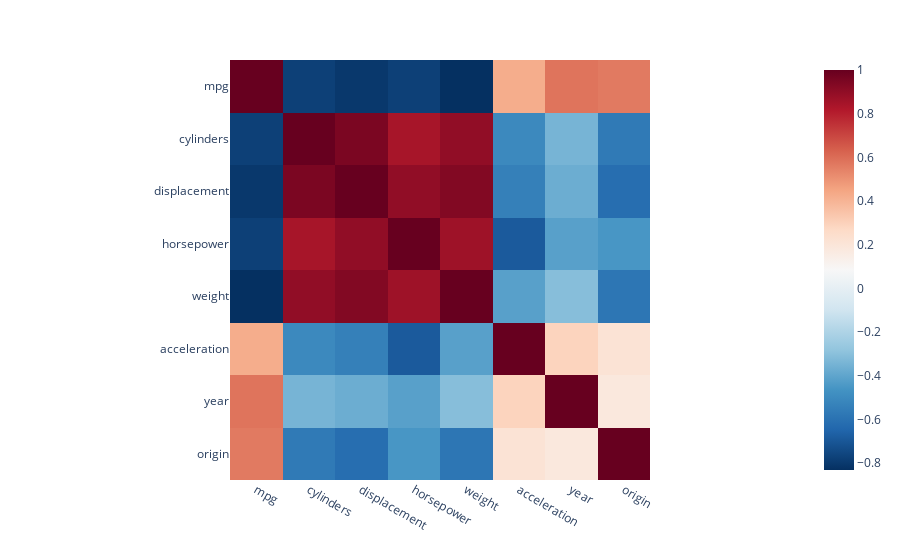

The notebook cell this image was saved under:
### Code cell
px.imshow(df.corr(), color_continuous_scale="rdbu_r")

### Figure 1 — Plotly figure (JSON) as saved in the notebook; plotly's stock layout.template omitted (floating-point values rounded to 4 significant figures)
{"data": [{"coloraxis": "coloraxis", "hovertemplate": "x: %{x}<br>y: %{y}<br>color: %{z}<extra></extra>", "type": "heatmap", "x": ["mpg", "cylinders", "displacement", "horsepower", "weight", "acceleration", "year", "origin"], "y": ["mpg", "cylinders", "displacement", "horsepower", "weight", "acceleration", "year", "origin"], "z": [[1, -0.7776, -0.8051, -0.7784, -0.8322, 0.4233, 0.5805, 0.5652], [-0.7776, 1, 0.9508, 0.843, 0.8975, -0.5047, -0.3456, -0.5689], [-0.8051, 0.9508, 1, 0.8973, 0.933, -0.5438, -0.3699, -0.6145], [-0.7784, 0.843, 0.8973, 1, 0.8645, -0.6892, -0.4164, -0.4552], [-0.8322, 0.8975, 0.933, 0.8645, 1, -0.4168, -0.3091, -0.585], [0.4233, -0.5047, -0.5438, -0.6892, -0.4168, 1, 0.2903, 0.2127], [0.5805, -0.3456, -0.3699, -0.4164, -0.3091, 0.2903, 1, 0.1815], [0.5652, -0.5689, -0.6145, -0.4552, -0.585, 0.2127, 0.1815, 1]]}], "layout": {"coloraxis": {"colorscale": [[0, "rgb(5,48,97)"], [0.1, "rgb(33,102,172)"], [0.2, "rgb(67,147,195)"], [0.3, "rgb(146,197,222)"], [0.4, "rgb(209,229,240)"], [0.5, "rgb(247,247,247)"], [0.6, "rgb(253,219,199)"], [0.7, "rgb(244,165,130)"], [0.8, "rgb(214,96,77)"], [0.9, "rgb(178,24,43)"], [1, "rgb(103,0,31)"]]}, "margin": {"t": 60}, "xaxis": {"constrain": "domain", "scaleanchor": "y"}, "yaxis": {"autorange": "reversed", "constrain": "domain"}}}
